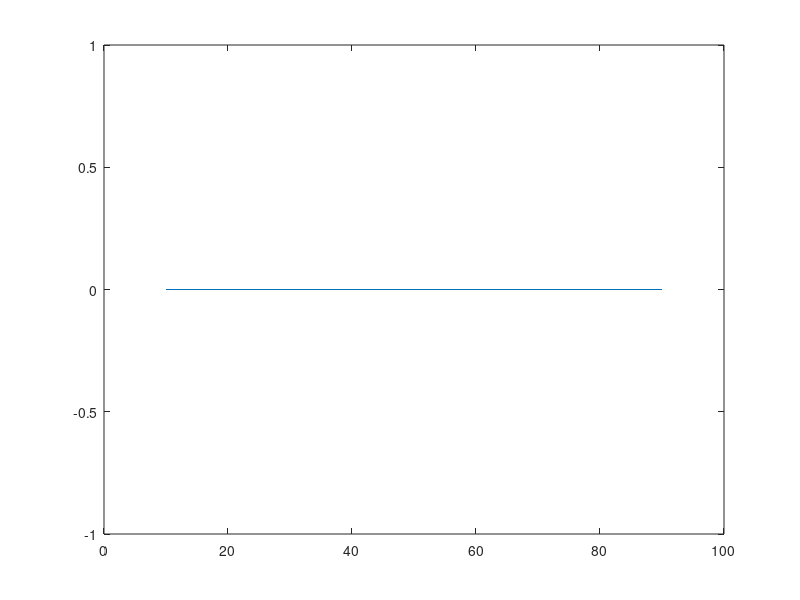

This chart was generated by the following MATLAB code:
%Lec12_Explicit
%lecture example backward difference in space, forward in time.
clear
clc

k = 2;
b = 4;
L = 100;
num_cells = 5;
del_t = 0.05;
num_time_steps = 30;

del_x = L/num_cells; 

sub = (-b/del_x + 1/del_x^2)*del_t;
dia = 1 + (b/del_x - 2/del_x^2)*del_t;
sup = -1/del_x^2 * del_t;

col_data = [sub dia sup];

for i=2:num_cells-1
    for j = 1: 3
        A(i,i-2+j) = col_data(j);
    end
end

A(1,1:2) = [dia sup];
A(num_cells, num_cells-1:num_cells) = [sub dia];

%*************** Set Boundary Conditions *************%
W = zeros(num_cells,1);
u = zeros(num_cells,1);


x_plot = [del_x/2:del_x:L-del_x/2];

figure (1)
for i=1:num_time_steps
   
    u_new =A\(u+W);
   
    u=u_new;
end
plot(x_plot, u_new);
hold off









